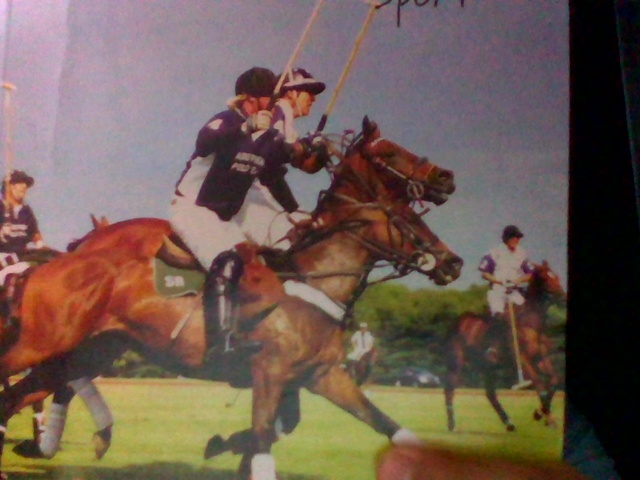
#> input picture P09_BeingInvisible!/P09:Prabhpreet_Singh/captured_images/img.jpg, 640 x 480 px, given in place of the camera
$ jupyter execute Being-Invisible.ipynb
#> lines starting #> are read from the running program, lines starting #| are printed output that depends on the picture; after the words box and inside, x2 and y2 are one past the last pixel; in counts of white or black regions, pixels touching at a corner belong together
[cell 1]
import cv2
import numpy as np

[cell 2]
cap = cv2.VideoCapture(0)

count = 0
background = 0

#store background shot
for i in range(10):
    ret,background = cap.read()
    background = cv2.resize(background,(960,840))
#> this loop made 10 passes
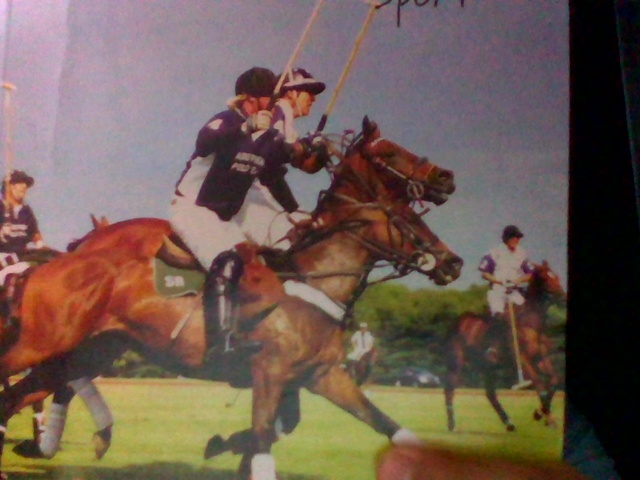
#> input picture P09_BeingInvisible!/P09:Prabhpreet_Singh/captured_images/img.jpg, 640 x 480 px, given in place of the camera
#> pass 1, `background = cv2.resize(background,(960,840))`:
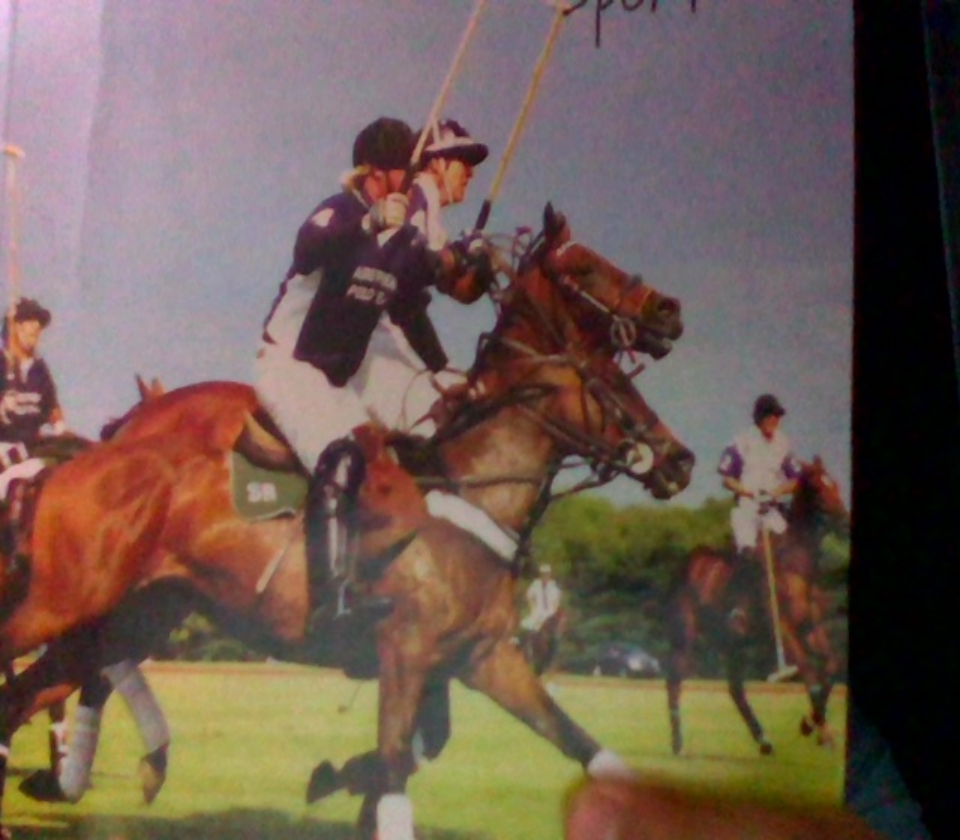
#> background: shape (840, 960, 3); mean B, G, R 82.7, 92.4, 111.8

while True:
    ret, img = cap.read()
#> img is the input picture: shape (480, 640, 3); mean B, G, R 82.8, 92.5, 111.9
    if not ret:
        break
    count+=1
    img = cv2.resize(img,(960,840))

    # color space conversion bgr -> hsv
    hsv = cv2.cvtColor(img, cv2.COLOR_BGR2HSV)
#> hsv: shape (840, 960, 3); mean H, S, V 77.5, 97.3, 113.6

    # mask to detect red color
    redMin = np.array([0,120,70])
    redMax = np.array([10,255,255])
    mask1 = cv2.inRange(hsv,redMin, redMax)
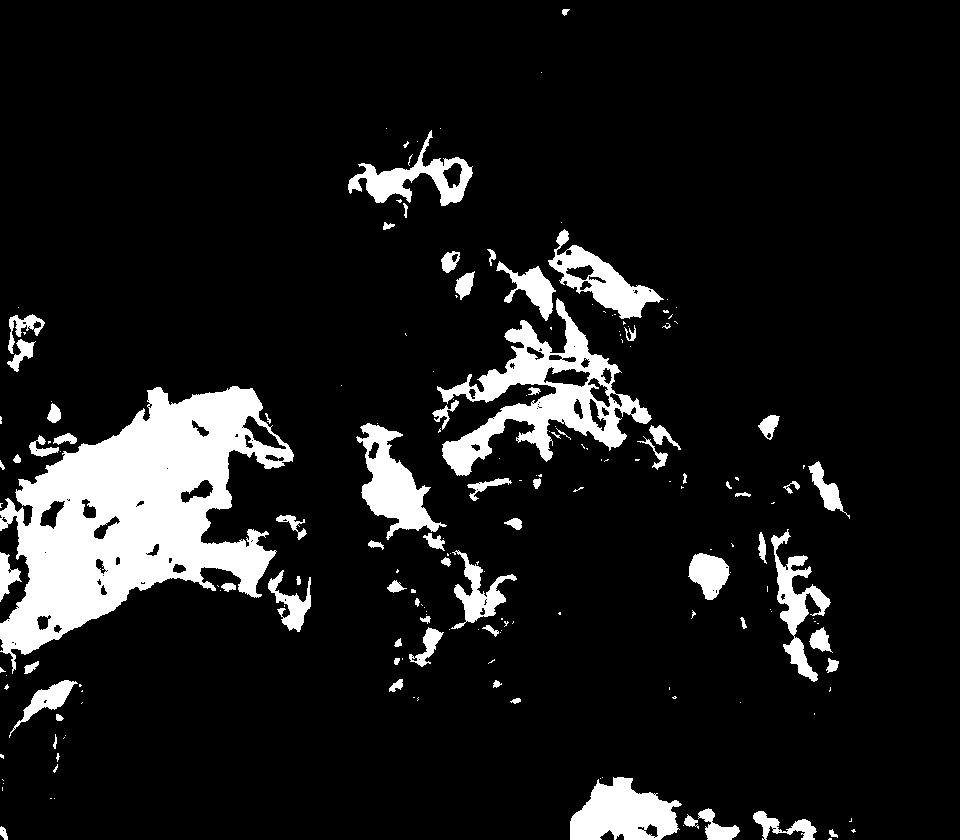
#> mask1: shape (840, 960); 10.6% white; 191 white regions (119 under 20 px), largest, box (x1, y1, x2, y2) and area: (0, 386, 294, 674) 39627, (437, 298, 652, 476) 11418, (570, 777, 682, 840) 4667

    redMin = np.array([170,120,70])
    redMax = np.array([180,255,255])
    mask2 = cv2.inRange(hsv,redMin, redMax)
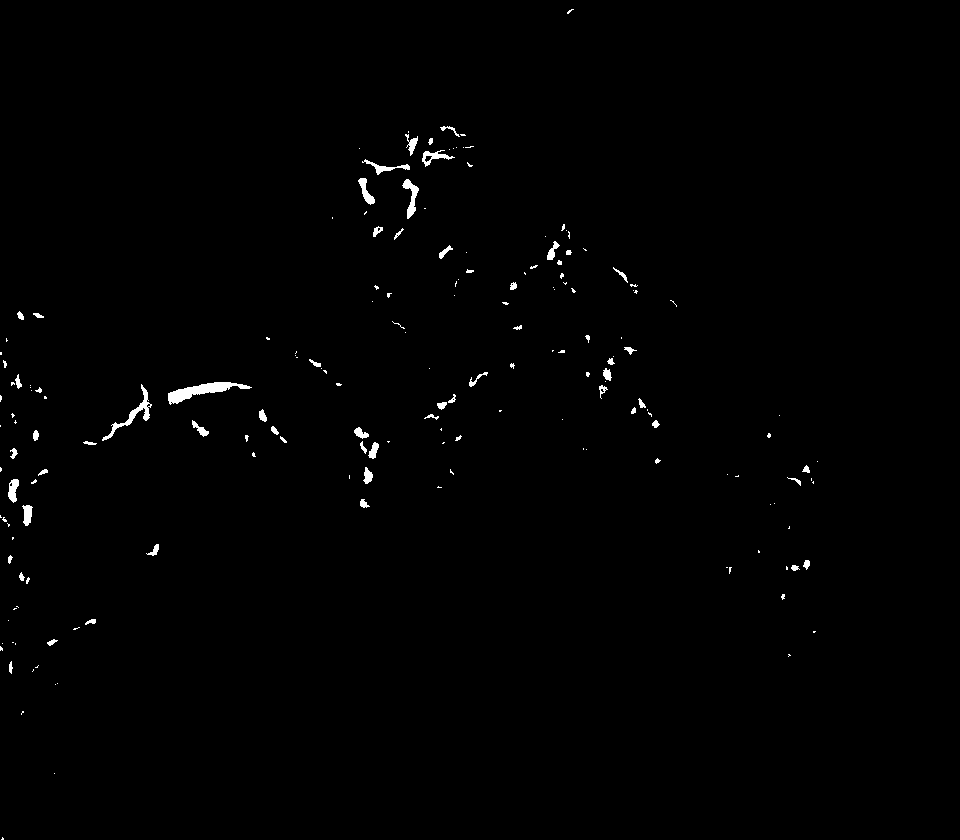
#> mask2: shape (840, 960); 0.7% white; 182 white regions (118 under 20 px), largest, box (x1, y1, x2, y2) and area: (168, 382, 252, 405) 713, (102, 384, 152, 441) 418, (402, 179, 419, 219) 267

    mask1 = mask1+mask2
#> mask1: shape (840, 960); 11.3% white; 225 white regions (149 under 20 px), largest, box (x1, y1, x2, y2) and area: (0, 382, 294, 674) 41721, (424, 298, 652, 476) 12240, (570, 777, 682, 840) 4667

    # removing noise
    mask1 = cv2.morphologyEx(mask1, cv2.MORPH_OPEN, np.ones((3,3),np.uint8),iterations=2)
#> mask1: shape (840, 960); 10.5% white; 81 white regions, largest, box (x1, y1, x2, y2) and area: (0, 382, 293, 654) 40856, (443, 383, 626, 475) 5508, (475, 301, 618, 401) 4643
    mask1 = cv2.dilate(mask1,np.ones((3,3),np.uint8),iterations = 1)
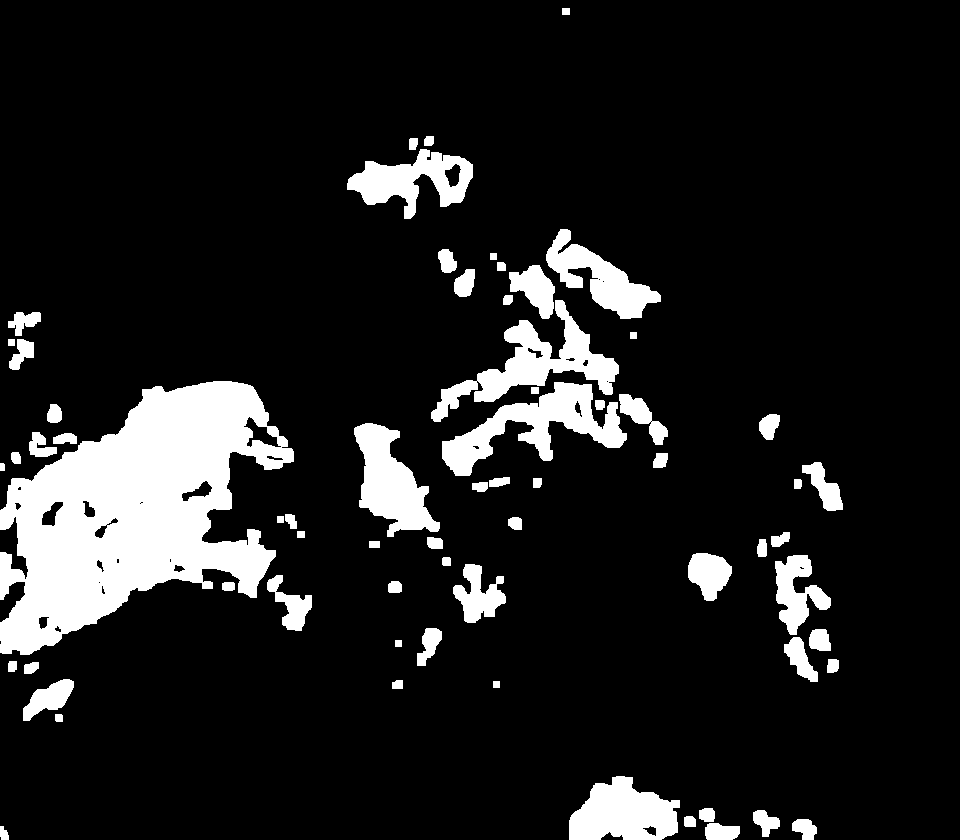
#> mask1: shape (840, 960); 11.9% white; 67 white regions, largest, box (x1, y1, x2, y2) and area: (0, 381, 294, 655) 44224, (442, 382, 627, 476) 6435, (431, 300, 619, 422) 6338
    mask2 = cv2.bitwise_not(mask1)

    # background AND ing gives final image
    res1 = cv2.bitwise_and(background,background,mask=mask1)
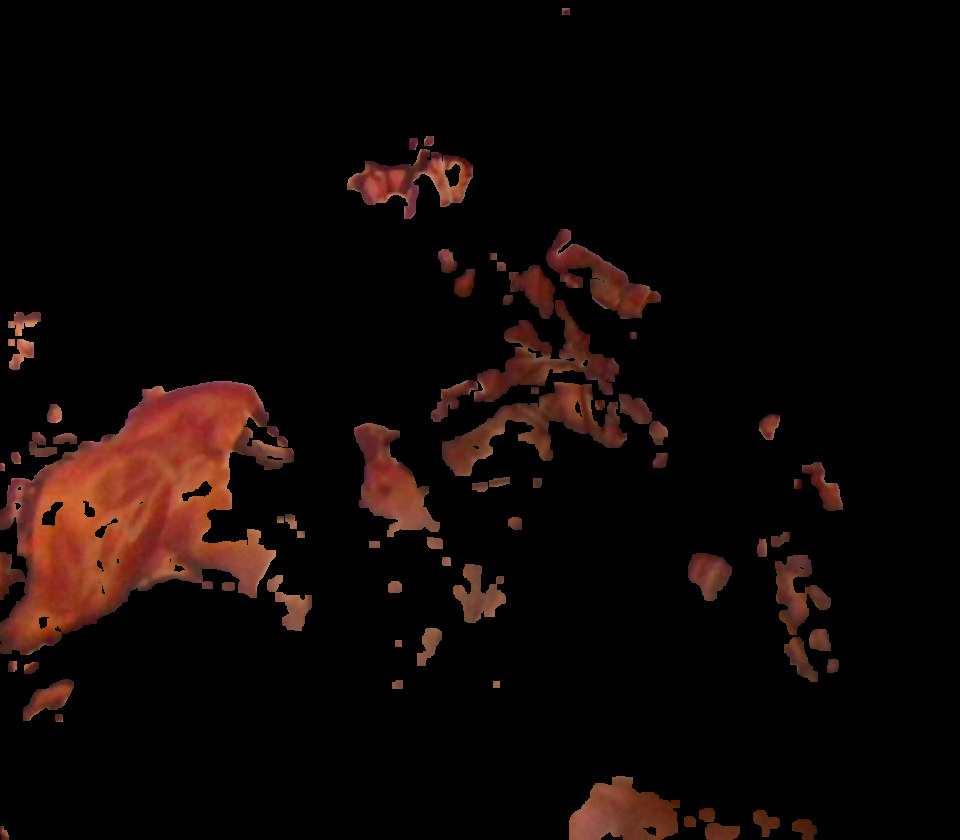
#> res1: shape (840, 960, 3); mean of channels 0, 1, 2 5.2, 7.2, 15.3; drawn as B, G, R
    res2 = cv2.bitwise_and(img,img,mask=mask2)
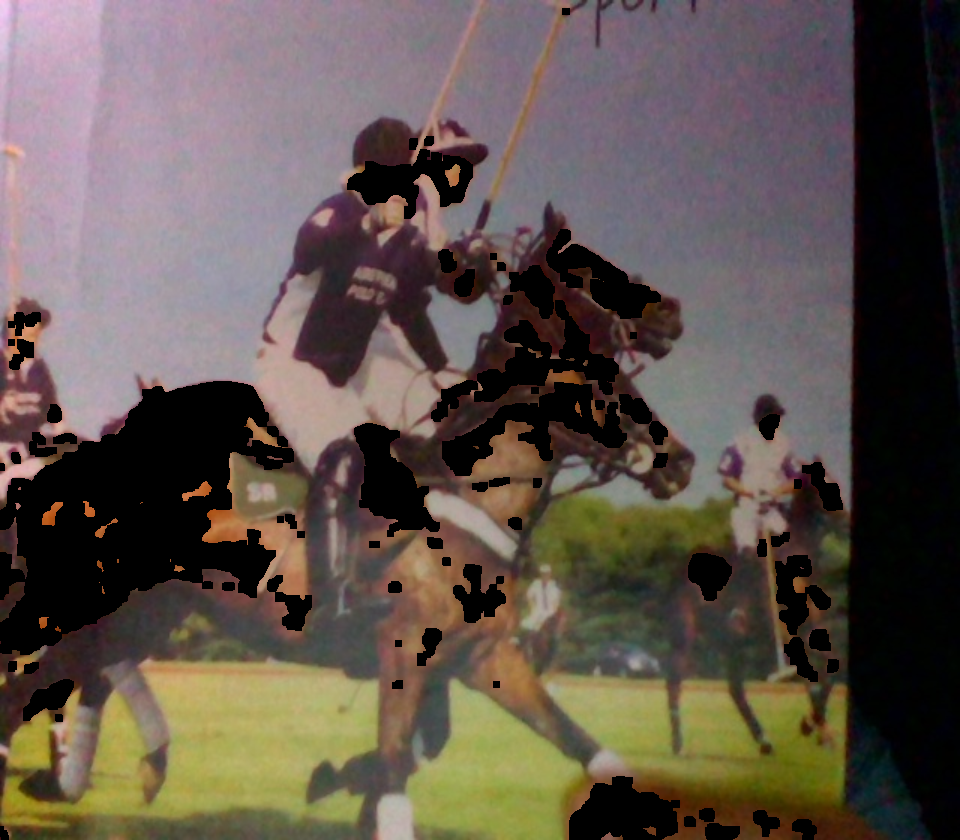
#> res2: shape (840, 960, 3); mean B, G, R 77.5, 85.2, 96.5
    final_output = cv2.addWeighted(res1,1,res2,1,0)

    cv2.imshow('Magic !!!',final_output)
    # esc to exit
    k = cv2.waitKey(1)
#> (key Esc is pressed here)
    if k == 27:
        break

cap.release()
cv2.destroyAllWindows()

$ run again, on P09_BeingInvisible!/P09:Prabhpreet_Singh/captured_images/test.jpg
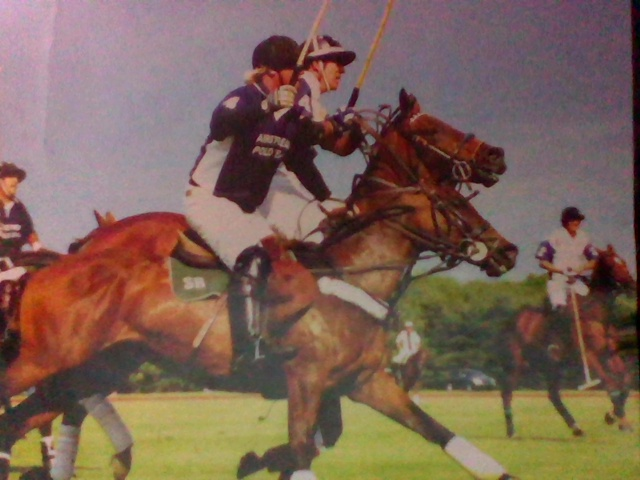
#> input picture P09_BeingInvisible!/P09:Prabhpreet_Singh/captured_images/test.jpg, 640 x 480 px, given in place of the camera
#> the loop `for i in range(10):` made 10 passes
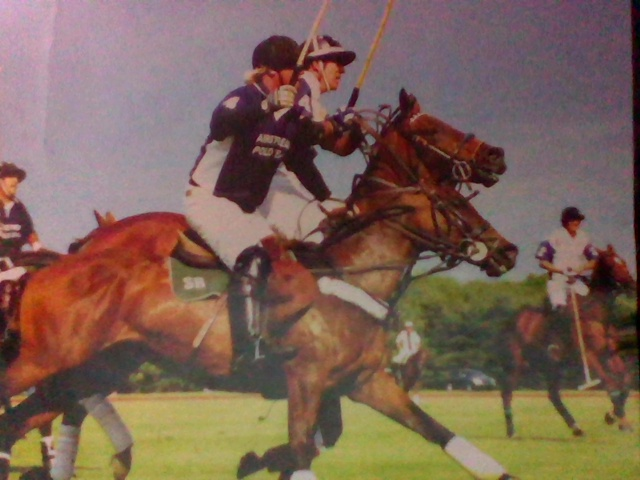
#> input picture P09_BeingInvisible!/P09:Prabhpreet_Singh/captured_images/test.jpg, 640 x 480 px, given in place of the camera
#> img is the input picture: shape (480, 640, 3); mean B, G, R 86.4, 99.1, 124.4
#> hsv: shape (840, 960, 3); mean H, S, V 74.4, 90.1, 124.7
#> `mask1 = cv2.inRange(hsv,redMin, redMax)`:
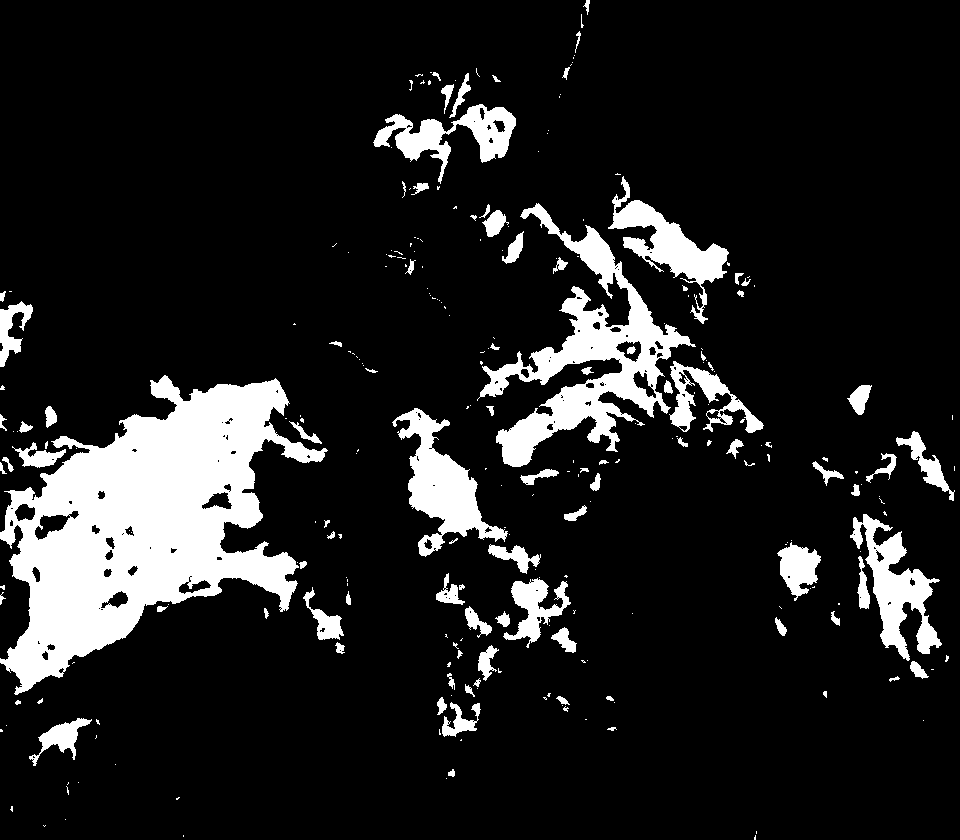
#> mask1: shape (840, 960); 12.9% white; 269 white regions (173 under 20 px), largest, box (x1, y1, x2, y2) and area: (0, 375, 328, 695) 49261, (477, 203, 696, 467) 15373, (392, 408, 508, 557) 6038
#> `res2 = cv2.bitwise_and(img,img,mask=mask2)`:
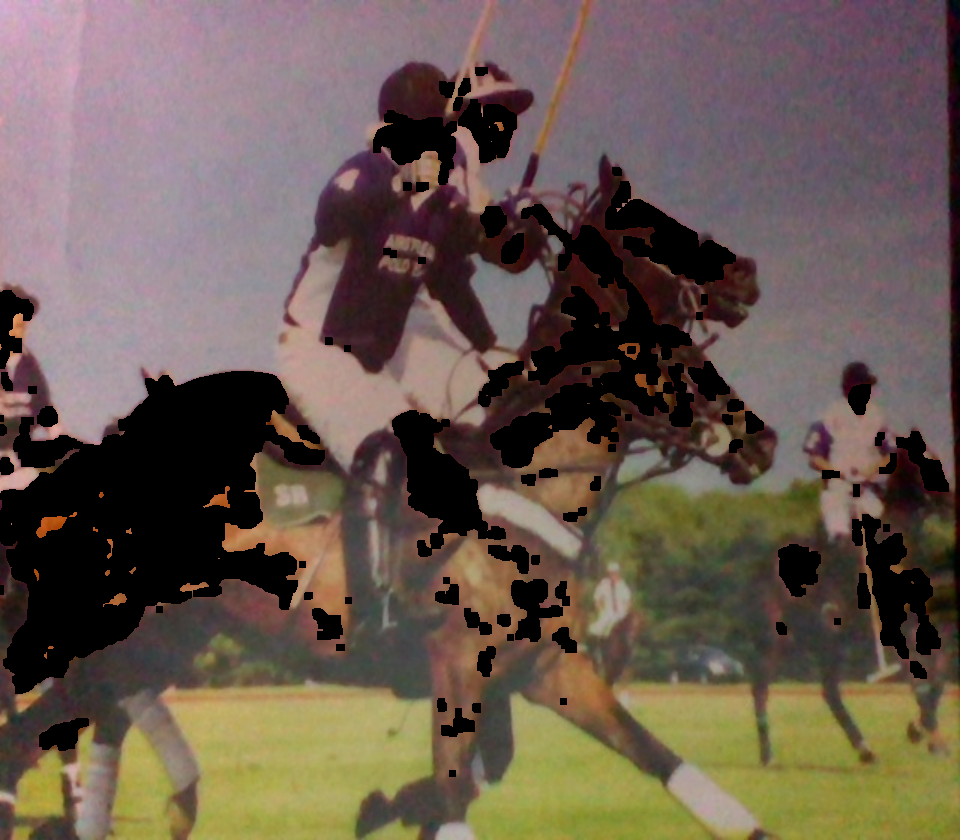
#> res2: shape (840, 960, 3); mean B, G, R 80, 90.3, 105.4
